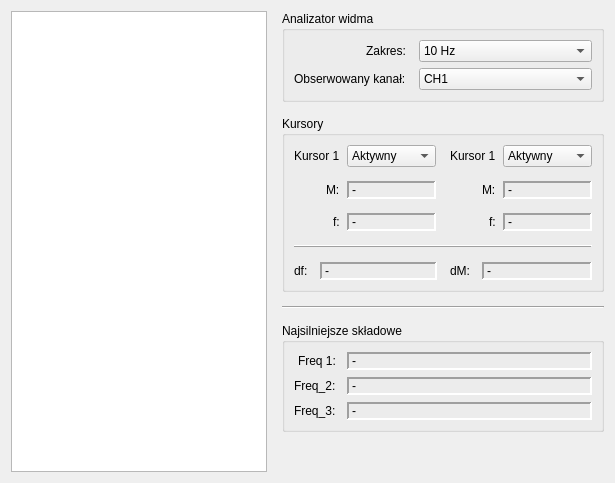
      <widget class="QWidget" name="Spectrum">
       <attribute name="title">
        <string>Analizator widma</string>
       </attribute>
       <layout class="QHBoxLayout" name="horizontalLayout_15" stretch="7,2">
        <property name="spacing">
         <number>15</number>
        </property>
        <item>
         <widget class="QChartView" name="chart_spectrum">
          <property name="backgroundBrush">
           <brush brushstyle="NoBrush">
            <color alpha="255">
             <red>0</red>
             <green>0</green>
             <blue>0</blue>
            </color>
           </brush>
          </property>
         </widget>
        </item>
        <item>
         <layout class="QVBoxLayout" name="verticalLayout_9">
          <property name="spacing">
           <number>14</number>
          </property>
          <item>
           <widget class="QGroupBox" name="groupBox_2">
            <property name="title">
             <string>Analizator widma</string>
            </property>
            <layout class="QVBoxLayout" name="verticalLayout_8">
             <item>
              <layout class="QFormLayout" name="formLayout_19">
               <property name="labelAlignment">
                <set>Qt::AlignRight|Qt::AlignTrailing|Qt::AlignVCenter</set>
               </property>
               <property name="horizontalSpacing">
                <number>13</number>
               </property>
               <item row="0" column="0">
                <widget class="QLabel" name="label_9">
                 <property name="text">
                  <string>Zakres:</string>
                 </property>
                </widget>
               </item>
               <item row="0" column="1">
                <widget class="QComboBox" name="spectrumFrequencyBase_comboBox">
                 <item>
                  <property name="text">
                   <string>10 Hz</string>
                  </property>
                 </item>
                 <item>
                  <property name="text">
                   <string>20 Hz</string>
                  </property>
                 </item>
                 <item>
                  <property name="text">
                   <string>50 Hz</string>
                  </property>
                 </item>
                 <item>
                  <property name="text">
                   <string>100 Hz</string>
                  </property>
                 </item>
                 <item>
                  <property name="text">
                   <string>200 Hz</string>
                  </property>
                 </item>
                 <item>
                  <property name="text">
                   <string>500 Hz</string>
                  </property>
                 </item>
                 <item>
                  <property name="text">
                   <string>1 kHz</string>
                  </property>
                 </item>
                </widget>
               </item>
               <item row="1" column="0">
                <widget class="QLabel" name="label_5">
                 <property name="text">
                  <string>Obserwowany kanał:</string>
                 </property>
                </widget>
               </item>
               <item row="1" column="1">
                <widget class="QComboBox" name="spectrumChannel_comboBox">
                 <item>
                  <property name="text">
                   <string>CH1</string>
                  </property>
                 </item>
                 <item>
                  <property name="text">
                   <string>CH2</string>
                  </property>
                 </item>
                 <item>
                  <property name="text">
                   <string>Wyłączone</string>
                  </property>
                 </item>
                </widget>
               </item>
              </layout>
             </item>
            </layout>
           </widget>
          </item>
          <item>
           <widget class="QGroupBox" name="groupBox">
            <property name="title">
             <string>Kursory</string>
            </property>
            <layout class="QVBoxLayout" name="verticalLayout_7">
             <property name="spacing">
              <number>14</number>
             </property>
             <item>
              <layout class="QHBoxLayout" name="horizontalLayout_12">
               <item>
                <layout class="QFormLayout" name="formLayout_13">
                 <property name="labelAlignment">
                  <set>Qt::AlignRight|Qt::AlignTrailing|Qt::AlignVCenter</set>
                 </property>
                 <property name="horizontalSpacing">
                  <number>7</number>
                 </property>
                 <item row="0" column="0">
                  <widget class="QLabel" name="label_6">
                   <property name="text">
                    <string>Kursor 1</string>
                   </property>
                  </widget>
                 </item>
                 <item row="1" column="0">
                  <widget class="QLabel" name="label_7">
                   <property name="text">
                    <string>M:</string>
                   </property>
                  </widget>
                 </item>
                 <item row="1" column="1">
                  <widget class="QLabel" name="spectrum_cursor1_signalstrengthLabel">
                   <property name="sizePolicy">
                    <sizepolicy hsizetype="Expanding" vsizetype="Preferred">
                     <horstretch>0</horstretch>
                     <verstretch>0</verstretch>
                    </sizepolicy>
                   </property>
                   <property name="minimumSize">
                    <size>
                     <width>74</width>
                     <height>0</height>
                    </size>
                   </property>
                   <property name="frameShape">
                    <enum>QFrame::Panel</enum>
                   </property>
                   <property name="frameShadow">
                    <enum>QFrame::Sunken</enum>
                   </property>
                   <property name="lineWidth">
                    <number>2</number>
                   </property>
                   <property name="midLineWidth">
                    <number>1</number>
                   </property>
                   <property name="text">
                    <string>-</string>
                   </property>
                   <property name="wordWrap">
                    <bool>false</bool>
                   </property>
                  </widget>
                 </item>
                 <item row="2" column="0">
                  <widget class="QLabel" name="label_8">
                   <property name="text">
                    <string>f:</string>
                   </property>
                  </widget>
                 </item>
                 <item row="2" column="1">
                  <widget class="QLabel" name="spectrum_cursor1_frequencyLabel">
                   <property name="sizePolicy">
                    <sizepolicy hsizetype="Expanding" vsizetype="Preferred">
                     <horstretch>0</horstretch>
                     <verstretch>0</verstretch>
                    </sizepolicy>
                   </property>
                   <property name="minimumSize">
                    <size>
                     <width>74</width>
                     <height>0</height>
                    </size>
                   </property>
                   <property name="frameShape">
                    <enum>QFrame::Panel</enum>
                   </property>
                   <property name="frameShadow">
                    <enum>QFrame::Sunken</enum>
                   </property>
                   <property name="lineWidth">
                    <number>2</number>
                   </property>
                   <property name="midLineWidth">
                    <number>1</number>
                   </property>
                   <property name="text">
                    <string>-</string>
                   </property>
                   <property name="wordWrap">
                    <bool>false</bool>
                   </property>
                  </widget>
                 </item>
                 <item row="0" column="1">
                  <widget class="QComboBox" name="spectrum_cursor1_activeCombo">
                   <item>
                    <property name="text">
                     <string>Aktywny</string>
                    </property>
                   </item>
                   <item>
                    <property name="text">
                     <string>Wyłączony</string>
                    </property>
                   </item>
                  </widget>
                 </item>
                </layout>
               </item>
               <item>
                <layout class="QFormLayout" name="formLayout_14">
                 <property name="labelAlignment">
                  <set>Qt::AlignRight|Qt::AlignTrailing|Qt::AlignVCenter</set>
                 </property>
                 <property name="horizontalSpacing">
                  <number>7</number>
                 </property>
                 <item row="0" column="0">
                  <widget class="QLabel" name="label_10">
                   <property name="text">
                    <string>Kursor 1</string>
                   </property>
                  </widget>
                 </item>
                 <item row="1" column="0">
                  <widget class="QLabel" name="label_14">
                   <property name="text">
                    <string>M:</string>
                   </property>
                  </widget>
                 </item>
                 <item row="1" column="1">
                  <widget class="QLabel" name="spectrum_cursor2_signalstrengthLabel">
                   <property name="sizePolicy">
                    <sizepolicy hsizetype="Expanding" vsizetype="Preferred">
                     <horstretch>0</horstretch>
                     <verstretch>0</verstretch>
                    </sizepolicy>
                   </property>
                   <property name="minimumSize">
                    <size>
                     <width>74</width>
                     <height>0</height>
                    </size>
                   </property>
                   <property name="frameShape">
                    <enum>QFrame::Panel</enum>
                   </property>
                   <property name="frameShadow">
                    <enum>QFrame::Sunken</enum>
                   </property>
                   <property name="lineWidth">
                    <number>2</number>
                   </property>
                   <property name="midLineWidth">
                    <number>1</number>
                   </property>
                   <property name="text">
                    <string>-</string>
                   </property>
                   <property name="wordWrap">
                    <bool>false</bool>
                   </property>
                  </widget>
                 </item>
                 <item row="2" column="0">
                  <widget class="QLabel" name="label_15">
                   <property name="text">
                    <string>f:</string>
                   </property>
                  </widget>
                 </item>
                 <item row="2" column="1">
                  <widget class="QLabel" name="spectrum_cursor2_frequencyLabel">
                   <property name="sizePolicy">
                    <sizepolicy hsizetype="Expanding" vsizetype="Preferred">
                     <horstretch>0</horstretch>
                     <verstretch>0</verstretch>
                    </sizepolicy>
                   </property>
                   <property name="minimumSize">
                    <size>
                     <width>74</width>
                     <height>0</height>
                    </size>
                   </property>
                   <property name="frameShape">
                    <enum>QFrame::Panel</enum>
                   </property>
                   <property name="frameShadow">
                    <enum>QFrame::Sunken</enum>
                   </property>
                   <property name="lineWidth">
                    <number>2</number>
                   </property>
                   <property name="midLineWidth">
                    <number>1</number>
                   </property>
                   <property name="text">
                    <string>-</string>
                   </property>
                   <property name="wordWrap">
                    <bool>false</bool>
                   </property>
                  </widget>
                 </item>
                 <item row="0" column="1">
                  <widget class="QComboBox" name="spectrum_cursor2_activeCombo">
                   <item>
                    <property name="text">
                     <string>Aktywny</string>
                    </property>
                   </item>
                   <item>
                    <property name="text">
                     <string>Wyłączony</string>
                    </property>
                   </item>
                  </widget>
                 </item>
                </layout>
               </item>
              </layout>
             </item>
             <item>
              <widget class="Line" name="line_3">
               <property name="frameShadow">
                <enum>QFrame::Raised</enum>
               </property>
               <property name="orientation">
                <enum>Qt::Horizontal</enum>
               </property>
              </widget>
             </item>
             <item>
              <layout class="QHBoxLayout" name="horizontalLayout_13">
               <property name="spacing">
                <number>13</number>
               </property>
               <item>
                <layout class="QFormLayout" name="formLayout_15">
                 <property name="horizontalSpacing">
                  <number>12</number>
                 </property>
                 <item row="0" column="0">
                  <widget class="QLabel" name="label_18">
                   <property name="text">
                    <string>df:</string>
                   </property>
                  </widget>
                 </item>
                 <item row="0" column="1">
                  <widget class="QLabel" name="spectrum_cursorDeltaFreq">
                   <property name="sizePolicy">
                    <sizepolicy hsizetype="Expanding" vsizetype="Preferred">
                     <horstretch>0</horstretch>
                     <verstretch>0</verstretch>
                    </sizepolicy>
                   </property>
                   <property name="minimumSize">
                    <size>
                     <width>74</width>
                     <height>0</height>
                    </size>
                   </property>
                   <property name="frameShape">
                    <enum>QFrame::Panel</enum>
                   </property>
                   <property name="frameShadow">
                    <enum>QFrame::Sunken</enum>
                   </property>
                   <property name="lineWidth">
                    <number>2</number>
                   </property>
                   <property name="midLineWidth">
                    <number>1</number>
                   </property>
                   <property name="text">
                    <string>-</string>
                   </property>
                   <property name="wordWrap">
                    <bool>false</bool>
                   </property>
                  </widget>
                 </item>
                </layout>
               </item>
               <item>
                <layout class="QFormLayout" name="formLayout_16">
                 <property name="horizontalSpacing">
                  <number>12</number>
                 </property>
                 <item row="0" column="0">
                  <widget class="QLabel" name="label_20">
                   <property name="text">
                    <string>dM:</string>
                   </property>
                  </widget>
                 </item>
                 <item row="0" column="1">
                  <widget class="QLabel" name="spectrum_cursorDeltaMagnitude">
                   <property name="sizePolicy">
                    <sizepolicy hsizetype="Expanding" vsizetype="Preferred">
                     <horstretch>0</horstretch>
                     <verstretch>0</verstretch>
                    </sizepolicy>
                   </property>
                   <property name="minimumSize">
                    <size>
                     <width>74</width>
                     <height>0</height>
                    </size>
                   </property>
                   <property name="frameShape">
                    <enum>QFrame::Panel</enum>
                   </property>
                   <property name="frameShadow">
                    <enum>QFrame::Sunken</enum>
                   </property>
                   <property name="lineWidth">
                    <number>2</number>
                   </property>
                   <property name="midLineWidth">
                    <number>1</number>
                   </property>
                   <property name="text">
                    <string>-</string>
                   </property>
                   <property name="wordWrap">
                    <bool>false</bool>
                   </property>
                  </widget>
                 </item>
                </layout>
               </item>
              </layout>
             </item>
            </layout>
           </widget>
          </item>
          <item>
           <widget class="Line" name="line_4">
            <property name="orientation">
             <enum>Qt::Horizontal</enum>
            </property>
           </widget>
          </item>
          <item>
           <widget class="QGroupBox" name="groupBox_3">
            <property name="title">
             <string>Najsilniejsze składowe</string>
            </property>
            <layout class="QHBoxLayout" name="horizontalLayout_14">
             <property name="spacing">
              <number>8</number>
             </property>
             <item>
              <layout class="QFormLayout" name="formLayout_20">
               <property name="labelAlignment">
                <set>Qt::AlignRight|Qt::AlignTrailing|Qt::AlignVCenter</set>
               </property>
               <property name="horizontalSpacing">
                <number>11</number>
               </property>
               <property name="verticalSpacing">
                <number>7</number>
               </property>
               <item row="0" column="0">
                <widget class="QLabel" name="label_22">
                 <property name="text">
                  <string>Freq 1:</string>
                 </property>
                </widget>
               </item>
               <item row="0" column="1">
                <widget class="QLabel" name="spectrum_Freq1Label">
                 <property name="sizePolicy">
                  <sizepolicy hsizetype="Expanding" vsizetype="Preferred">
                   <horstretch>0</horstretch>
                   <verstretch>0</verstretch>
                  </sizepolicy>
                 </property>
                 <property name="minimumSize">
                  <size>
                   <width>74</width>
                   <height>0</height>
                  </size>
                 </property>
                 <property name="frameShape">
                  <enum>QFrame::Panel</enum>
                 </property>
                 <property name="frameShadow">
                  <enum>QFrame::Sunken</enum>
                 </property>
                 <property name="lineWidth">
                  <number>2</number>
                 </property>
                 <property name="midLineWidth">
                  <number>1</number>
                 </property>
                 <property name="text">
                  <string>-</string>
                 </property>
                 <property name="wordWrap">
                  <bool>false</bool>
                 </property>
                </widget>
               </item>
               <item row="1" column="0">
                <widget class="QLabel" name="label_23">
                 <property name="text">
                  <string>Freq_2:</string>
                 </property>
                </widget>
               </item>
               <item row="1" column="1">
                <widget class="QLabel" name="spectrum_Freq2Label">
                 <property name="sizePolicy">
                  <sizepolicy hsizetype="Expanding" vsizetype="Preferred">
                   <horstretch>0</horstretch>
                   <verstretch>0</verstretch>
                  </sizepolicy>
                 </property>
                 <property name="minimumSize">
                  <size>
                   <width>74</width>
                   <height>0</height>
                  </size>
                 </property>
                 <property name="frameShape">
                  <enum>QFrame::Panel</enum>
                 </property>
                 <property name="frameShadow">
                  <enum>QFrame::Sunken</enum>
                 </property>
                 <property name="lineWidth">
                  <number>2</number>
                 </property>
                 <property name="midLineWidth">
                  <number>1</number>
                 </property>
                 <property name="text">
                  <string>-</string>
                 </property>
                 <property name="wordWrap">
                  <bool>false</bool>
                 </property>
                </widget>
               </item>
               <item row="2" column="0">
                <widget class="QLabel" name="label_26">
                 <property name="text">
                  <string>Freq_3:</string>
                 </property>
                </widget>
               </item>
               <item row="2" column="1">
                <widget class="QLabel" name="spectrum_Freq3Label">
                 <property name="sizePolicy">
                  <sizepolicy hsizetype="Expanding" vsizetype="Preferred">
                   <horstretch>0</horstretch>
                   <verstretch>0</verstretch>
                  </sizepolicy>
                 </property>
                 <property name="minimumSize">
                  <size>
                   <width>74</width>
                   <height>0</height>
                  </size>
                 </property>
                 <property name="frameShape">
                  <enum>QFrame::Panel</enum>
                 </property>
                 <property name="frameShadow">
                  <enum>QFrame::Sunken</enum>
                 </property>
                 <property name="lineWidth">
                  <number>2</number>
                 </property>
                 <property name="midLineWidth">
                  <number>1</number>
                 </property>
                 <property name="text">
                  <string>-</string>
                 </property>
                 <property name="wordWrap">
                  <bool>false</bool>
                 </property>
                </widget>
               </item>
              </layout>
             </item>
            </layout>
           </widget>
          </item>
          <item>
           <spacer name="verticalSpacer_2">
            <property name="orientation">
             <enum>Qt::Vertical</enum>
            </property>
            <property name="sizeHint" stdset="0">
             <size>
              <width>20</width>
              <height>40</height>
             </size>
            </property>
           </spacer>
          </item>
         </layout>
        </item>
       </layout>
      </widget>
